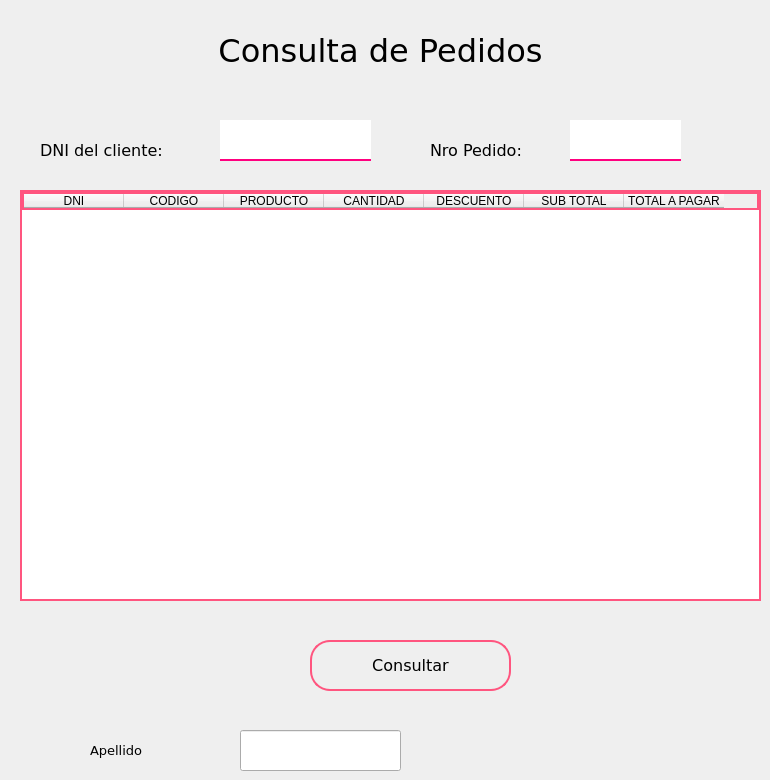
               <widget class="QWidget" name="pagConsultaPedidos">
                <widget class="QLabel" name="label_14">
                 <property name="geometry">
                  <rect>
                   <x>90</x>
                   <y>730</y>
                   <width>111</width>
                   <height>41</height>
                  </rect>
                 </property>
                 <property name="font">
                  <font>
                   <family>Verdana</family>
                   <pointsize>10</pointsize>
                  </font>
                 </property>
                 <property name="text">
                  <string>Apellido</string>
                 </property>
                </widget>
                <widget class="QLineEdit" name="lineEdit_14">
                 <property name="geometry">
                  <rect>
                   <x>240</x>
                   <y>730</y>
                   <width>161</width>
                   <height>41</height>
                  </rect>
                 </property>
                </widget>
                <widget class="QTableWidget" name="tableWidget_2">
                 <property name="geometry">
                  <rect>
                   <x>20</x>
                   <y>190</y>
                   <width>741</width>
                   <height>411</height>
                  </rect>
                 </property>
                 <property name="styleSheet">
                  <string notr="true">border:2px solid rgb(255, 85, 127);</string>
                 </property>
                 <column>
                  <property name="text">
                   <string>DNI</string>
                  </property>
                 </column>
                 <column>
                  <property name="text">
                   <string>CODIGO</string>
                  </property>
                 </column>
                 <column>
                  <property name="text">
                   <string>PRODUCTO</string>
                  </property>
                 </column>
                 <column>
                  <property name="text">
                   <string>CANTIDAD</string>
                  </property>
                 </column>
                 <column>
                  <property name="text">
                   <string>DESCUENTO</string>
                  </property>
                 </column>
                 <column>
                  <property name="text">
                   <string>SUB TOTAL</string>
                  </property>
                 </column>
                 <column>
                  <property name="text">
                   <string>TOTAL A PAGAR</string>
                  </property>
                 </column>
                </widget>
                <widget class="QLabel" name="label_29">
                 <property name="geometry">
                  <rect>
                   <x>40</x>
                   <y>130</y>
                   <width>171</width>
                   <height>41</height>
                  </rect>
                 </property>
                 <property name="font">
                  <font>
                   <family>Verdana</family>
                   <pointsize>12</pointsize>
                  </font>
                 </property>
                 <property name="text">
                  <string>DNI del cliente:</string>
                 </property>
                </widget>
                <widget class="QLineEdit" name="lineEdit_22">
                 <property name="geometry">
                  <rect>
                   <x>220</x>
                   <y>120</y>
                   <width>151</width>
                   <height>41</height>
                  </rect>
                 </property>
                 <property name="font">
                  <font>
                   <pointsize>12</pointsize>
                  </font>
                 </property>
                 <property name="styleSheet">
                  <string notr="true">QLineEdit{
background-color: rgb(255, 255, 255);
border:none;
border-bottom:2px solid rgb(255, 0, 127);
padding-bottom:7px;
}</string>
                 </property>
                 <property name="alignment">
                  <set>Qt::AlignBottom|Qt::AlignLeading|Qt::AlignLeft</set>
                 </property>
                </widget>
                <widget class="QLabel" name="label_30">
                 <property name="geometry">
                  <rect>
                   <x>180</x>
                   <y>20</y>
                   <width>401</width>
                   <height>61</height>
                  </rect>
                 </property>
                 <property name="font">
                  <font>
                   <family>Verdana</family>
                   <pointsize>24</pointsize>
                  </font>
                 </property>
                 <property name="text">
                  <string>Consulta de Pedidos</string>
                 </property>
                 <property name="alignment">
                  <set>Qt::AlignCenter</set>
                 </property>
                </widget>
                <widget class="QLabel" name="label_28">
                 <property name="geometry">
                  <rect>
                   <x>430</x>
                   <y>130</y>
                   <width>151</width>
                   <height>41</height>
                  </rect>
                 </property>
                 <property name="font">
                  <font>
                   <family>Verdana</family>
                   <pointsize>12</pointsize>
                  </font>
                 </property>
                 <property name="text">
                  <string>Nro Pedido:</string>
                 </property>
                </widget>
                <widget class="QLineEdit" name="lineEdit_13">
                 <property name="geometry">
                  <rect>
                   <x>570</x>
                   <y>120</y>
                   <width>111</width>
                   <height>41</height>
                  </rect>
                 </property>
                 <property name="font">
                  <font>
                   <pointsize>12</pointsize>
                  </font>
                 </property>
                 <property name="styleSheet">
                  <string notr="true">QLineEdit{
background-color: rgb(255, 255, 255);
border:none;
border-bottom:2px solid rgb(255, 0, 127);
padding-bottom:7px;
}</string>
                 </property>
                 <property name="alignment">
                  <set>Qt::AlignBottom|Qt::AlignLeading|Qt::AlignLeft</set>
                 </property>
                </widget>
                <widget class="QPushButton" name="pushButton_12">
                 <property name="geometry">
                  <rect>
                   <x>310</x>
                   <y>640</y>
                   <width>201</width>
                   <height>51</height>
                  </rect>
                 </property>
                 <property name="font">
                  <font>
                   <family>Verdana</family>
                   <pointsize>12</pointsize>
                  </font>
                 </property>
                 <property name="styleSheet">
                  <string notr="true">QPushButton{
border:2px solid rgb(255, 85, 127);
border-radius:20px;

}

QPushButton:hover{
background-color:qlineargradient(spread:pad, x1:1, y1:1, x2:0.06, y2:0.131227, stop:0.373134 rgba(249, 148, 207, 255), stop:1 rgba(255, 255, 255, 255))
}</string>
                 </property>
                 <property name="text">
                  <string>Consultar</string>
                 </property>
                </widget>
                <widget class="QLabel" name="label_32">
                 <property name="geometry">
                  <rect>
                   <x>670</x>
                   <y>30</y>
                   <width>71</width>
                   <height>71</height>
                  </rect>
                 </property>
                 <property name="text">
                  <string/>
                 </property>
                 <property name="pixmap">
                  <pixmap>logo1.png</pixmap>
                 </property>
                 <property name="scaledContents">
                  <bool>true</bool>
                 </property>
                </widget>
               </widget>
